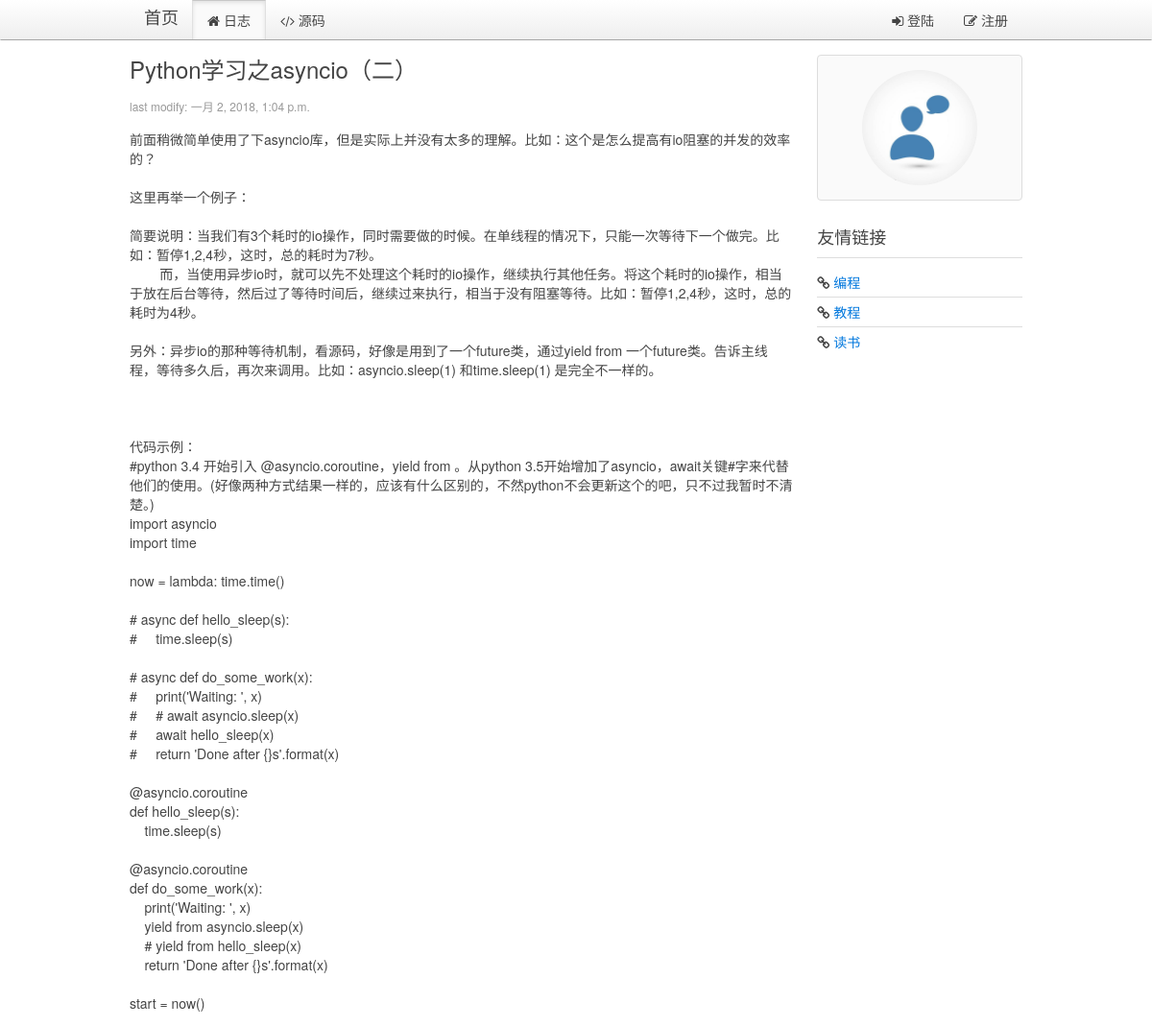
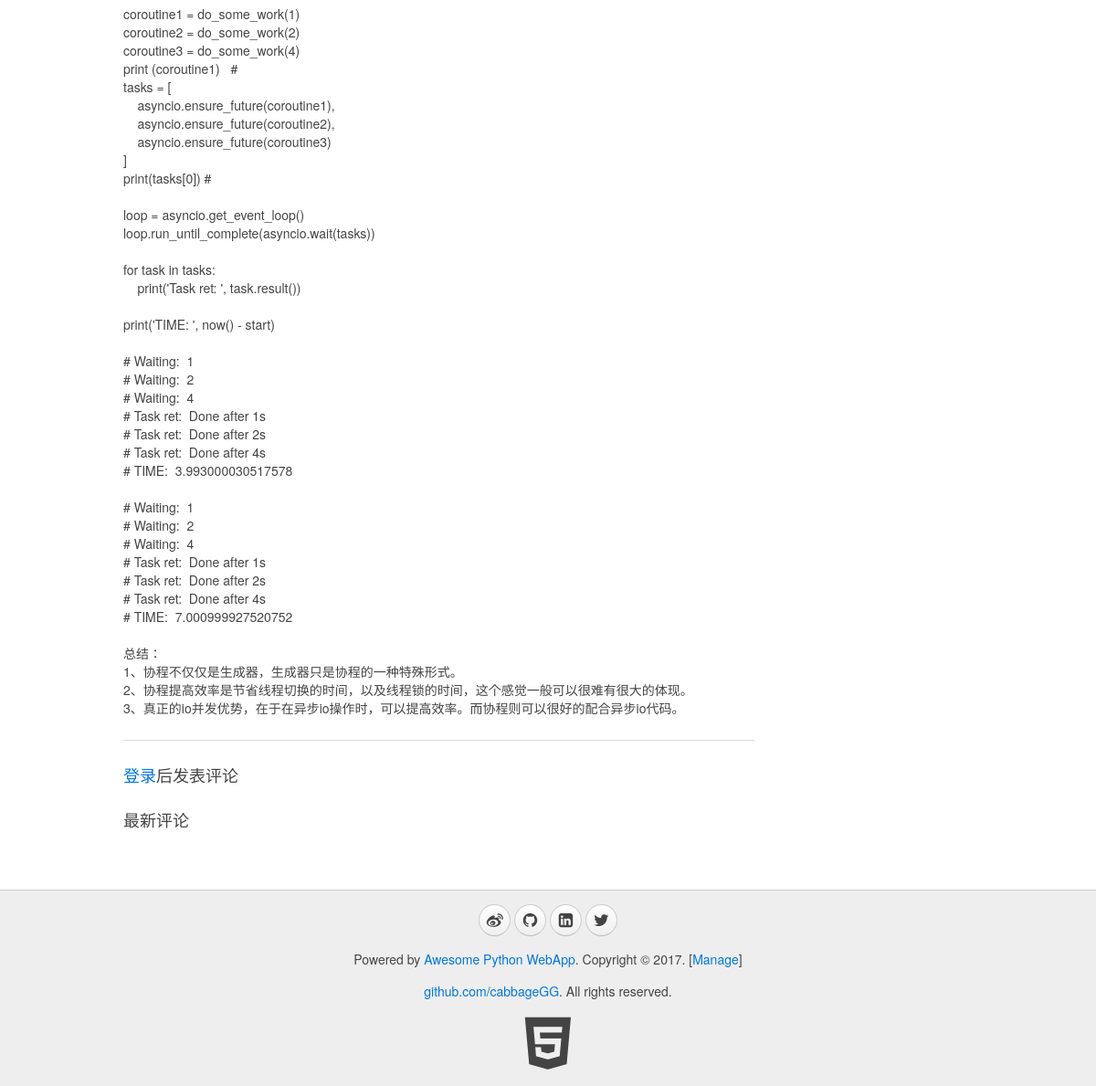
/blog/page/66/, run on the app's committed database (2 pictures, top to bottom).
### blog/models.py (models this page shows, shortened)
class Blog(models.Model):
    title = models.CharField(max_length=32, default="Title")
    content = models.TextField(null=True)
    summary = models.TextField(null=True)
    create_time = models.DateTimeField(null=True)

### blog/views.py (the view)
# urls.py: url(r'^page/(?P<blog_id>\d+)/$', views.show_blog, name="show_blog"),
def show_blog(request, blog_id):
    userinfo = ""
    account = request.COOKIES.get("account","")
    if account:
        userinfo = models.User.objects.filter(account=account)
        if userinfo:
            userinfo = userinfo[0]
    blog = models.Blog.objects.get(id=blog_id)
    comments = models.Comments.objects.filter(blog_id=blog_id, comment_id=0)
    return render(request, "blog/blog.html", {"blog": blog, "comments":comments, "userinfo":userinfo})

### blog/templatetags/myfilter.py (called while the page is built)
@register.filter
def replaceTags(content):  #这里应该需要继续研究下，有时候需要空格，而不是&nbsp;
    content = content.replace("  ", "&nbsp;&nbsp;")  # 预处理空格
    content = content.replace("\n", "<br/>")  # 预处理换行
    return content

### blog/templates/blog/blog.html (shortened to what this page needs)
{% extends '__base__.html' %}
{% load myfilter %}
{% block content %}
    <div class="uk-width-medium-3-4">
        <article class="uk-article">
            <h2>{{ blog.title }}</h2>
            <p class="uk-article-meta">last modify: {{ blog.create_time }}</p>
            <p>{% autoescape off %}{{ blog.content | replaceTags }}{% endautoescape %}</p>
        </article>
        <hr class="uk-article-divider">
    {% if userinfo %}
        <h3>发表评论</h3>
        <article class="uk-comment">
            <header class="uk-comment-header">
                <img class="uk-comment-avatar uk-border-circle" width="50" height="50" src="{% if userinfo.image %}{{ userinfo.image.url }} {% else %} /media/img/default.jpg {% endif %}">
                <h4 class="uk-comment-title">{{ userinfo.name | default:'游客' }}</h4>
            </header>
            <div class="uk-comment-body">
                <form id="form-comment" class="uk-form" action="javascript:void(0)" method="post">
                    {% csrf_token %}
                    <input id="yj-c-blogid" type="hidden" name="blog_id" value="{{ blog.id }}">
                    <input id="yj-c-commentid" type="hidden" name="comment_id" value="{{ comment.id | default:'0' }}">
                    <input id="yj-c-username" type="hidden" name="user_name" value="{{ userinfo.name | default:'游客' }}">
                    <input id="yj-c-userimage" type="hidden" name="user_img" value="{{ userinfo.image | default:"img/default.jpg" }}">
                    <div class="uk-alert uk-alert-danger uk-hidden"></div>
                    <div id="yj-c-content-div" class="uk-form-row">
                        <textarea id="yj-c-content" name="content" rows="6" placeholder="说点什么吧" style="width:100%;resize:none;"></textarea>
                    </div>
                    <div class="uk-form-row">
                        <input type="submit" class="uk-button uk-button-primary" value="发表评论">
                    </div>
                    <p id="comment-msg">
                    </p>
                </form>
            </div>
        </article>
        <hr class="uk-article-divider">
    {% else %}
        <h3><a href="{% url 'blog:signin' %}">登录</a>后发表评论</h3>
    {% endif %}
        <h3>最新评论</h3>
    </div>
    <div class="uk-width-medium-1-4">
        <div class="uk-panel uk-panel-box">
            <div class="uk-text-center">
                <img class="uk-border-circle" width="120" height="120" src="{% if userinfo.image %}{{ userinfo.image.url }} {% else %} /media/img/default.jpg {% endif %}">
            </div>
        </div>
        <div class="uk-panel uk-panel-header">
            <h3 class="uk-panel-title">友情链接</h3>
            <ul class="uk-list uk-list-line">
                <li><i class="uk-icon-link"></i> <a target="_blank" href="https://github.com/cabbageGG">编程</a></li>
                <li><i class="uk-icon-link"></i> <a target="_blank" href="https://www.liaoxuefeng.com/">教程</a></li>
                <li><i class="uk-icon-link"></i> <a target="_blank" href="http://blog.jobbole.com/all-posts/">读书</a></li>
            </ul>
        </div>
    </div>
{% endblock %}

### data on the page
Blog: title "Python学习之asyncio（二）", create_time "一月 2, 2018, 1:04 p.m.", content "前面稍微简单使用了下asyncio库，但是实际上并没有太多的理解。比如：这个是怎么提高有io阻塞的并发的效率的？ 这里再举一个例子： 简要说明：当我们有3个耗时的io操作，同时需要做的时候。在单线程的情况下，只能一次等待下一个做完。比如：暂停1,2,4秒，这时，总的耗时为7秒。 而，当使用异步io时，就可以先不处理这个耗时的io操作，继续执行其他任务。将这个耗时的io操作，相当于放在后台等待，然后过了等待时间后，继续过来执行，相当于没有阻塞等待。比如：暂停1,2,4秒，这时，总的耗时为4秒。 另外：异步io的那种等待机制，看源码，好像是用到了一个future类，通过yield from 一个future类。告诉主线程，等待多久后，再次来调用。比如：asyncio.sleep(1) 和time.sleep(1) 是完全不一样的。 代码示例： #python 3.4 开始引入 @asyncio.coroutine，yield from 。从python 3.5开始增加了asyncio，await关键#字来代替他们的使用。(好像两种方式结果一样的，应该有什么区别的，不然python不会更新这个的吧，只不过我暂时不清楚。) import asyncio import time now = lambda: time.time() # async def hello_sleep(s): # time.sleep(s) # async def do_some_work(x): # print('Waiting: ', x) # # await asyncio.sleep(x) #…"
